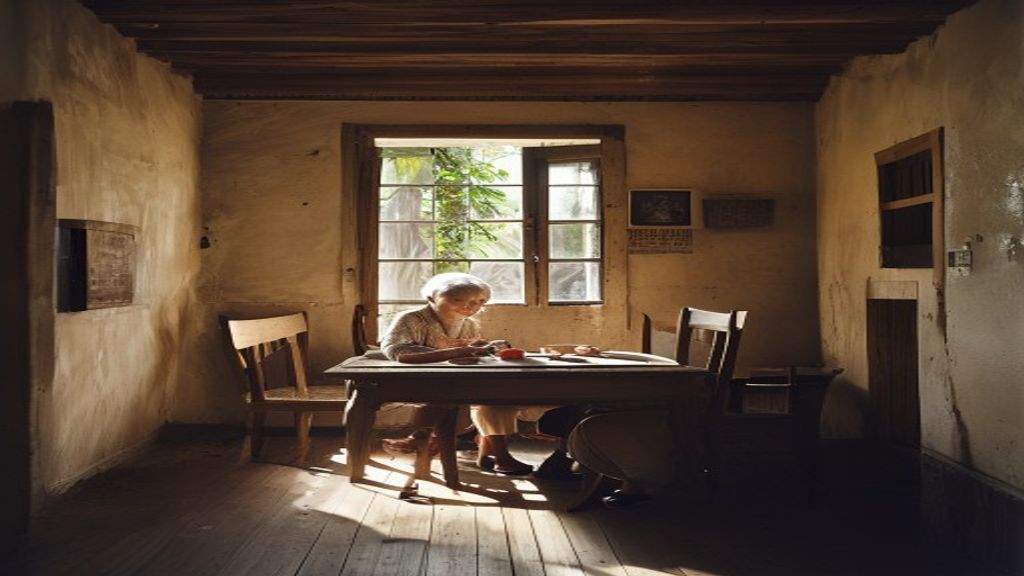
#> input picture 03_Assets/ai_generated/scene_05_generated.png, 1024 x 576 px
$ python -i ai_asset_generator.py   (imports and definitions only)
#> lines starting #> are read from the running program, lines starting #| are printed output that depends on the picture
"""
Generador automatico de assets visuales con IA — Google Imagen 3 / Gemini 2.0 Flash

Uso:
    python tools/ai_asset_generator.py --visual-brief workspace/research/visual_brief.md

Requisitos previos:
    1. GOOGLE_API_KEY en .env  (https://aistudio.google.com/app/apikey)
    2. pip install -r 00_Orchestrator/tools/requirements.txt

Flujo:
    parse visual_brief.md
    -> genera con Imagen 3 (fallback: Gemini 2.0 Flash)
    -> post-procesa: contraste + saturacion + resize 1920x1080
    -> guarda en workspace/assets/images/
"""

import sys
import re
import time
import urllib.request
import urllib.parse
from pathlib import Path
from typing import Dict, Tuple, Optional

ROOT = Path(__file__).resolve().parent.parent
sys.path.insert(0, str(ROOT))

try:
    from google import genai
    from google.genai import types as gtypes
    from PIL import Image, ImageEnhance
    import io
except ImportError:
    print("Dependencias faltantes. Ejecuta: pip install -r 00_Orchestrator/tools/requirements.txt")
    sys.exit(1)

from core.config import get_credential

# --- CONFIGURACION -----------------------------------------------------------

VISUAL_BRIEF_FILE = ROOT / "03_Assets" / "visual_brief.md"
OUTPUT_DIR        = ROOT / "03_Assets" / "ai_generated"

# Modelos verificados en la cuenta (2026-05-12)
# Primario:  Imagen 4 — mejor calidad disponible
# Fallback:  Gemini 2.5 Flash imagen — si Imagen 4 falla
MODEL_IMAGEN  = "imagen-4.0-generate-001"
MODEL_GEMINI  = "gemini-3.1-flash-image-preview"

BRAND_IDENTITY = {
    "style":     "Bloomberg Originals, The Economist Films, editorial data visualization",
    "palette":   "#1a1a1a, #FFD700, #E74C3C, #3498db, #FFFFFF",
    "tone":      "data-driven, minimalist, high contrast, no text overlays",
    "format":    "16:9 widescreen, no watermarks, professional quality",
}

# --- PARSER DEL VISUAL BRIEF -------------------------------------------------

# [135 lines left out: functions parse_visual_brief, build_prompt, generate_with_imagen, generate_with_gemini_flash, generate_with_pollinations, generate_image, not called in this run]


# --- POST-PROCESADO ----------------------------------------------------------

def post_process(img_path: Path) -> Path:
    """Ajusta contraste/saturacion y redimensiona a 1920x1080."""
    try:
        img = Image.open(img_path).convert("RGB")
#> img is the input picture: PIL image 1024x576 RGB; mean R, G, B 85.7, 67.7, 53
        img = ImageEnhance.Contrast(img).enhance(1.15)
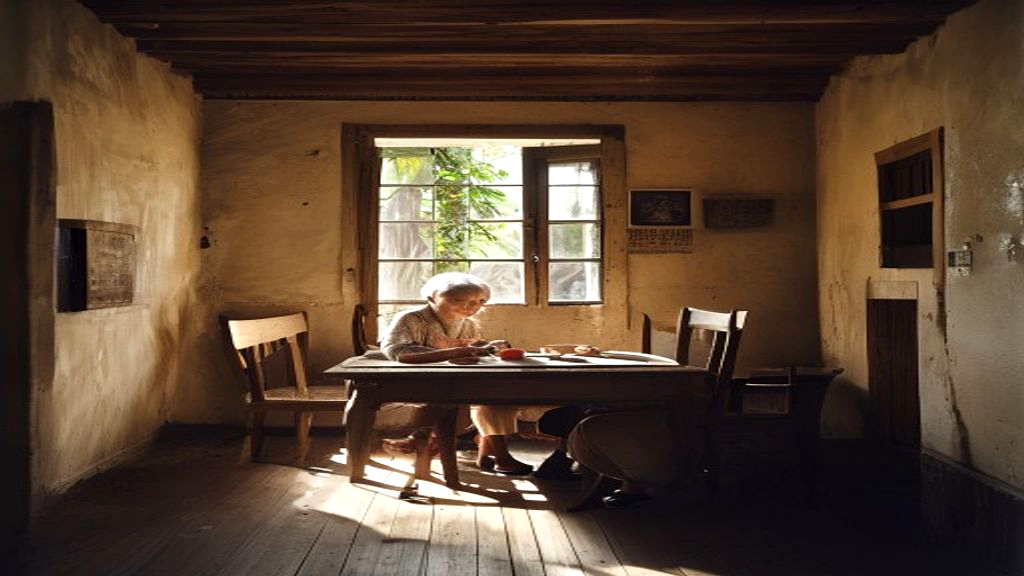
#> img: PIL image 1024x576 RGB; mean R, G, B 87.1, 66.5, 49.7
        img = ImageEnhance.Color(img).enhance(1.10)
        img = img.resize((1920, 1080), Image.LANCZOS)
#> img: PIL image 1920x1080 RGB

        out = img_path.parent / f"{img_path.stem}_branded.png"
        img.save(out, format="PNG")
        return out
    except Exception as e:
        print(f"    Warn post-proceso: {e}")
        return img_path


# --- VALIDACION --------------------------------------------------------------

# [94 lines left out: functions validate, requiere_ia, run, not called in this run]


# [2 lines not run here, left out]

>>> result = post_process('../03_Assets/ai_generated/scene_05_generated.png')
